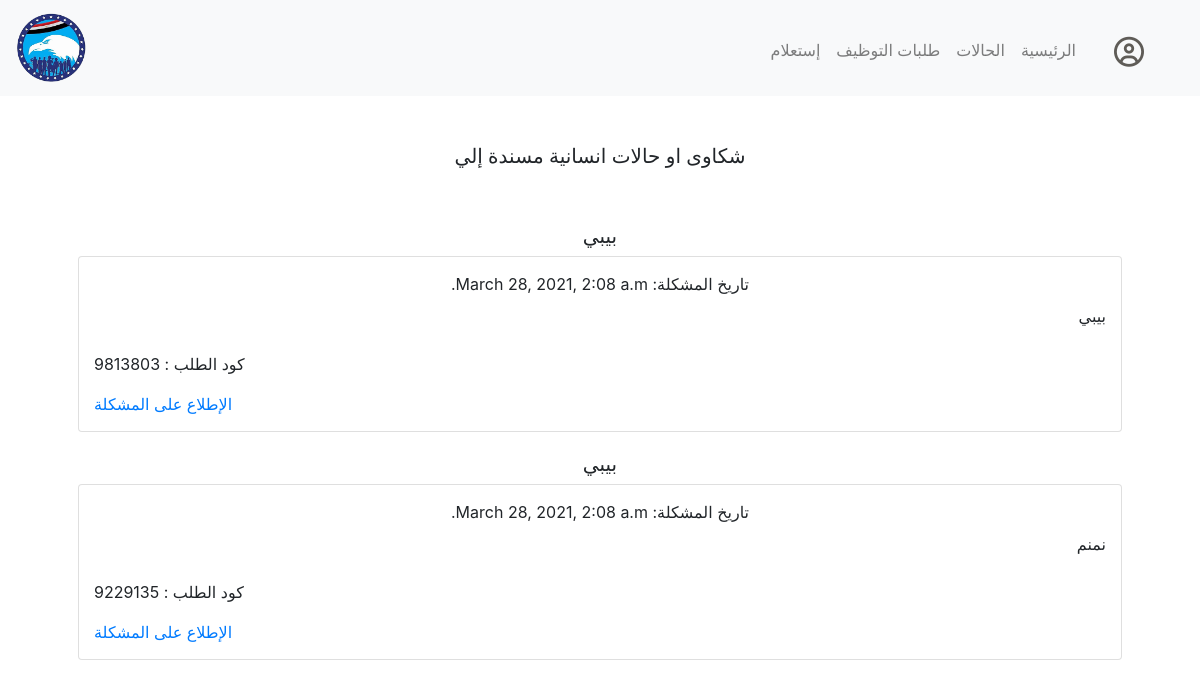
Screenshot of /mycases (signed in) with the database file from the repository.
### inhouse/models.py (models this page shows)
class Cases(models.Model):
    caseCode = models.CharField(max_length=12)
    casePersonaId = models.ForeignKey(Person, on_delete=models.CASCADE, related_name="complain")
    caseScannedDocs = models.FileField()
    caseTitle = models.CharField(max_length=64)
    caseDetails = models.TextField()
    caseStatus = models.CharField(max_length=20)
    caseDate = models.DateTimeField()
    caseResponsible = models.ForeignKey(settings.AUTH_USER_MODEL, on_delete=models.CASCADE, related_name="responsible")

### inhouse/views.py (the view)
# urls.py: path("mycases", views.mycases, name="mycases"),
def mycases(request):
    if not request.user.is_authenticated:
        return HttpResponseRedirect(reverse("login"))
    gottenUser =  request.user
    theirCases = gottenUser.responsible.all()
    return render(request, "inhouse/mycases.html", {
        "cases" : theirCases
    })

### inhouse/templates/inhouse/mycases.html (shortened to what this page needs)
{% extends "inhouse/layout.html" %}
{% block main %}
{% if cases %}
<h5>شكاوى او حالات انسانية مسندة إلي</h5>
<br><br>
<div dir="rtl" class="contanier">
    <div class="row justify-content-center">
        {% for case in cases %}
        {% if case.caseStatus == 'ongoing' or case.caseStatus == 'new' %}
        <br><br>
        <div class="col-12 col">
            <h5>{{case.caseTitle}}</h5>
            <div class="newcaseform card familyinfocard">
            <div class="d-inline">تاريخ المشكلة: {{case.caseDate}}</div>
            <p class="newcaseSize text-right">
              {{ case.caseDetails|linebreaksbr }}
            </p>
            <div class="row">
              <div class="col-12 col text-left">
                <p> كود الطلب : {{case.caseCode}}</p>
                <a class="removewhenprint" href="{% url 'case' case.caseCode %}">الإطلاع على المشكلة</a>
              </div>
            </div>
        </div>
        </div>
        {% endif %}
        {% endfor %}
    </div>
</div>
{% else %}
<h5>لا يوجد حالات مسندة إليك</h5>
{% endif %}
{% endblock %}

### inhouse/static/inhouse/styles.css (style rules this page uses)
.familyinfocard { margin-bottom:20px; padding: 15px; }
.newcaseSize { line-height: 2.5; }

### rows the page displays
Cases: caseTitle "بيبي", caseDate "March 28, 2021, 2:08 a.m.", caseDetails "بيبي", caseCode "9813803"
Cases: caseTitle "بيبي", caseDate "March 28, 2021, 2:08 a.m.", caseDetails "نمنم", caseCode "9229135"
